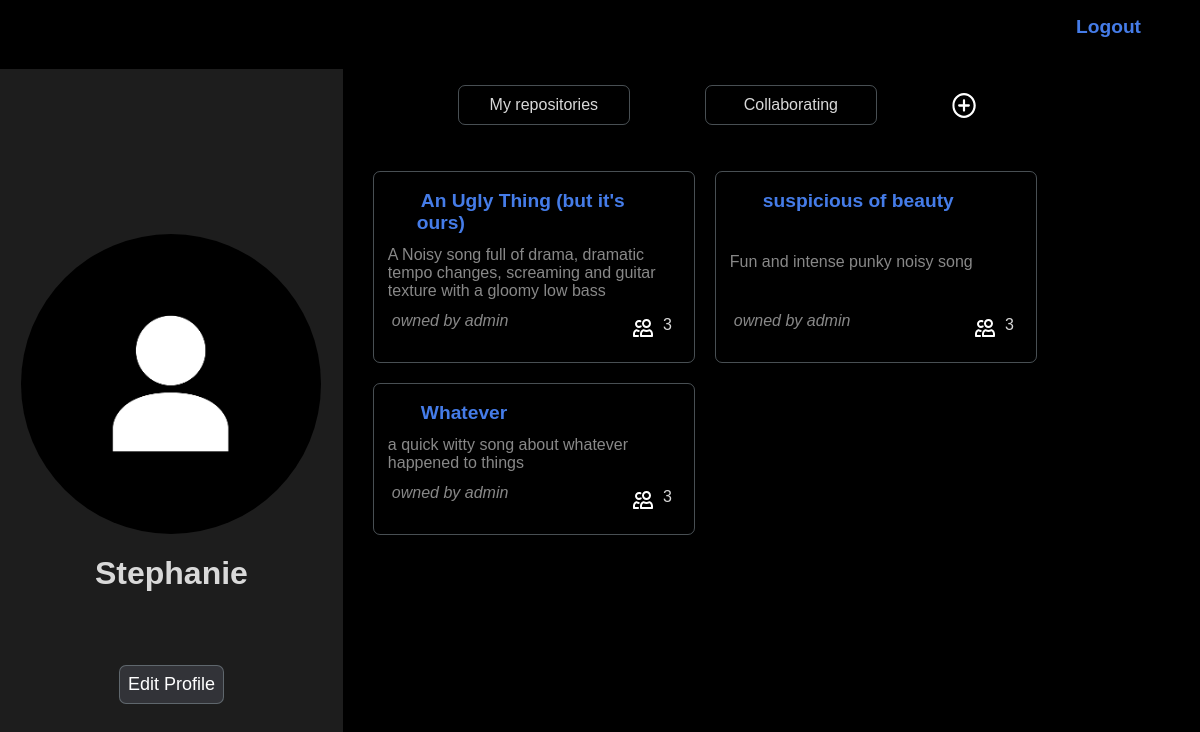
The page /dashboard (signed in) on the database as committed earlier.
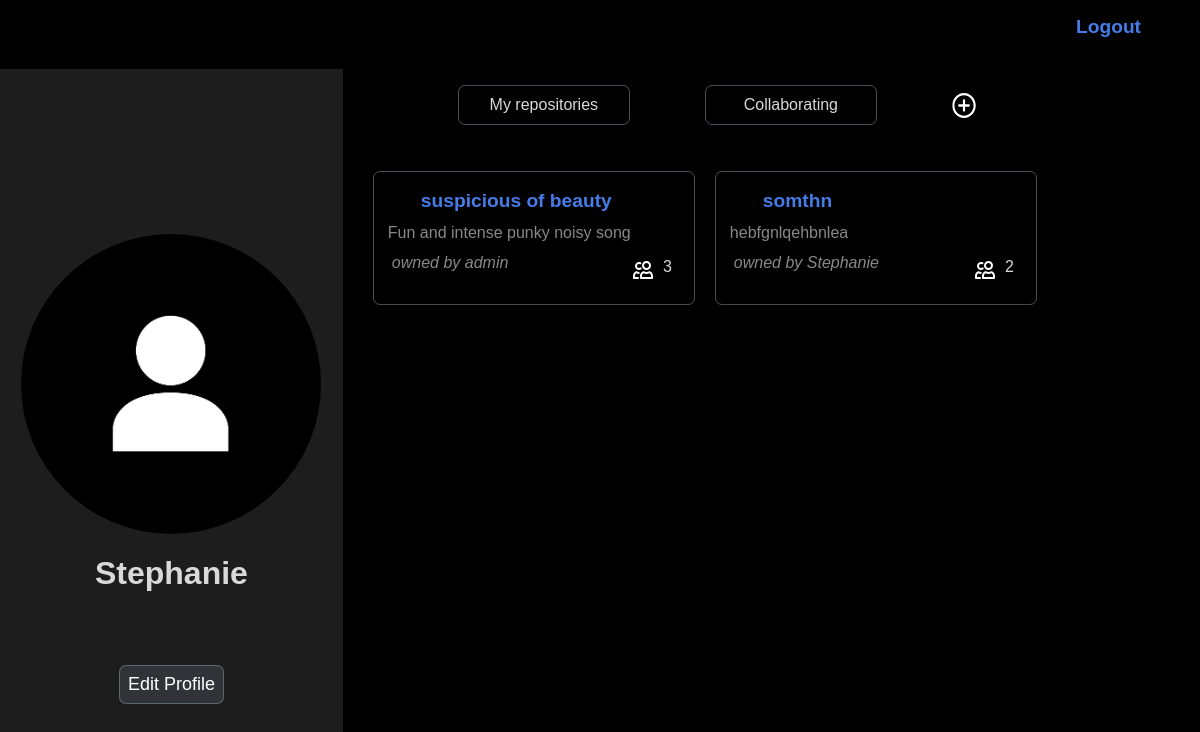
The same page on the database as committed later.
### palinodes/models.py (models this page shows, shortened)
class User(AbstractUser):
    pass

class Directory(models.Model):
    name = models.CharField(max_length=50)
    description = models.TextField(max_length=300, blank=True, null=True)
    created = models.DateTimeField(auto_now_add=True)
    owner = models.ForeignKey(User, on_delete=models.CASCADE, related_name="directories")
    collaborators = models.ManyToManyField(User, blank=True, related_name="collaborating")
    parent = models.ForeignKey("self", blank=True, null=True, on_delete=models.CASCADE, related_name="subdirectories")
    @property
    def number_of_collaborators(self):
        return self.collaborators.count()
    @property
    def last_edited(self)-> datetime:
        latests = []
        if self.files.exists():
            last_file_timestamp = self.files.latest("uploaded")
            latests = latests + [last_file_timestamp.uploaded]
        if self.comments.exists():
            last_comment_timestamp = self.comments.latest("timestamp")
            latests = latests + [last_comment_timestamp.timestamp]
        if not self.subdirectories.exists() and len(latests) > 0:
             return max(latests)
        for subdirectory in self.subdirectories.all():
            latests.append(subdirectory.last_edited)
        return max(latests, default=self.created)

### palinodes/views.py (the view, shortened to what this page needs)
# urls.py: path("dashboard", views.dashboard, name="dashboard"),
@login_required
def dashboard(request):
    return render(request, "palinodes/dashboard.html", {
        "profile_form": ProfileForm()
    })

### palinodes/models.py (called while the page is built)
    @property
    def all_repositories(self):
        directories = set(self.user.directories.filter(parent = None)) | set(self.user.collaborating.filter(parent = None))
        sorted_directories = sorted(directories, key=lambda directory: directory.last_edited, reverse=True)
        return sorted_directories

    @cached_property
    def repositories(self):
        directories = self.user.directories.filter(parent = None)
        sorted_directories = sorted(directories, key=lambda directory: directory.last_edited, reverse=True)
        return sorted_directories

    @cached_property
    def collaborating_repositories(self):
        directories = self.user.collaborating.filter(parent = None)
        sorted_directories = sorted(directories, key=lambda directory: directory.last_edited, reverse=True)
        return sorted_directories

### palinodes/templates/palinodes/dashboard.html (shortened to what this page needs)
{% extends 'palinodes/layout.html' %}
{% load static %}
{% block body %}
<div id="profile-banner">
    <div id="profile-details" class="profile">
        {% if user.profile.avatar %}
        <img id="avatar" src={{user.profile.avatar.url}}>
        {% else %}
        <img style="background-color: black;" id="avatar" src='/media/Default-Profile-Picture.png' >
        {% endif %}
        <h1>{{user.username}}</h1>
        <button class="bordered clickable">Edit Profile</button>
    </div>
</div>
<div id="repositories-list">
    <ul>
        <li class="bordered clickable" id="my-repositories-btn">My repositories</li>
        <li class="bordered clickable" id="collaborating-btn">Collaborating</li>
        <li class="clickable" id="new-repository-icn" style= "width: auto; height: 24px; padding: 0px; border-radius:90%; align-self: center">
            <a href={% url 'new-repository' %}>
                <img src="{{MEDIA_URL}}media/icons/plus-circle.svg" alt="">
            </a>
        </li>
    </ul>
    <div id="repositories-container">
        {% if user.profile.all_repositories %}
            {% for repository in user.profile.all_repositories%}
            <div class="repositories-li all-repositories bordered clickable">
                <a class="link-layer" href={% url 'repository' repository.id %}></a>
                <div class="repository-link">
                    <a href={% url 'repository' repository.id %}>
                        <strong>{{repository.name}}</strong>
                    </a>
                </div>
                <p class="dash-repo-description">{{repository.description}}</p>
                <div class="dash-collaborators">
                    <p class="dash-repo-owner-name">owned by {{repository.owner.username}}</p>
                    <div>
                        <img src="{{MEDIA_URL}}media/icons/people.svg" alt="">
                        <p>{{repository.number_of_collaborators}}</p>
                    </div>
                </div>
            </div>
            {% endfor %}
        {% endif %}
    </div>
</div>
{% endblock %}

### palinodes/templates/palinodes/layout.html (shortened to what this page needs)
{% load static %}
<!DOCTYPE html>
<html lang="en">
<head>
    <link rel="stylesheet" media="screen and (min-width: 900px)" href={% static 'palinodes/widescreen.css' %}>
    <link rel="stylesheet" media="screen and (max-width: 899px)" href={% static 'palinodes/smallscreen.css' %}>
</head>
<body>
    <nav id="top-navbar">
        <ul>
            <li id="logout"><a href={% url 'logout' %}>Logout</a></li>
        </ul>
    </nav>
    <div id="body-block">
        {% block body %}{% endblock body %}
    </div>
</body>
</html>

### palinodes/static/palinodes/widescreen.css (style rules this page uses)
body { margin:0; padding:0; background-color: black; color: rgb(217, 217, 217); text-decoration: none; font-family:sans-serif; width: 100vw; height: 100vh; overflow: hidden; }
* { border-color: red; }
a { text-decoration: none; color: #457CE8; font-weight:bold; font-size: larger; }
ul { list-style-type: none; }
img { object-fit: contain; }
button { border: none; margin-top: 20px; padding: 8px; color: white; font-size: large; background-color: #323338; }
.bordered { border: solid; border-color: #88959c88; border-width: 1px; border-radius: 7px; }
.link-layer { flex:1; position: absolute; width: 400px; height: 92%; }
#top-navbar { margin: 1px; padding-bottom:2px; background-color: black; width: 95%; height: 50px; }
#top-navbar ul { margin-left: 100px; display: flex; justify-content: space-between; align-items: center; }
#body-block { padding:0px; margin:0px; display: grid; height:100%; width: 100vw; grid-template-columns: 2fr 4fr 1fr; overflow: scroll; overflow-x: hidden; }
#profile-banner { background-color: #1d1d1d; grid-column: 1 / span 1; margin-left: 0px; margin-top: 0px; display: flex; flex-direction: column; justify-content: center; }
.profile { display: flex; flex-direction: column; justify-content: center; align-items: center; }
#avatar { width: 300px; height: 300px; border-radius: 90%; background-color: #323338; }
#repositories-list { grid-column: 2 / span 1; display: flex; flex-direction: column; }
#repositories-list ul { display: flex; background-color: black; width: 100%; }
#repositories-list ul li { display: block; position: relative; width: 150px; padding: 10px; text-align: center; margin-left: 75px; }
#new-repository-icn { align-self: center; border-radius: 90%; }
#repositories-container { margin: 20px auto auto 20px; align-self: center; width: 100%; display: flex; justify-content: baseline; flex-wrap: wrap; align-content: stretch; }
.repositories-li { flex-basis: 300px; position: relative; margin: 10px; padding: 10px 10px; display: flex; flex-direction: column; justify-content: space-between; overflow: hidden; }
.repositories-li * { margin: 4px; }
.repository-link { display: flex; }
.dash-repo-owner-name { font-weight: 50; color: #ffffff88; font-style: italic; }
.dash-repo-description { font-weight: 50; color: #ffffff88; }
.dash-collaborators { display: flex; justify-content: space-between; }
.dash-collaborators div { display: flex; }

Rows that differ between the two databases and show on the page:
no longer on this page (row edited): Directory: name "An Ugly Thing (but it's ours)", description "A Noisy song full of drama, dramatic tempo changes, screaming and guitar texture with a gloomy low bass", owner.username "admin", number_of_collaborators "3"
removed Directory: name "Whatever", description "a quick witty song about whatever happened to things", owner.username "admin", number_of_collaborators "3"
added Directory: name "somthn", description "hebfgnlqehbnlea", owner.username "Stephanie", number_of_collaborators "2"
